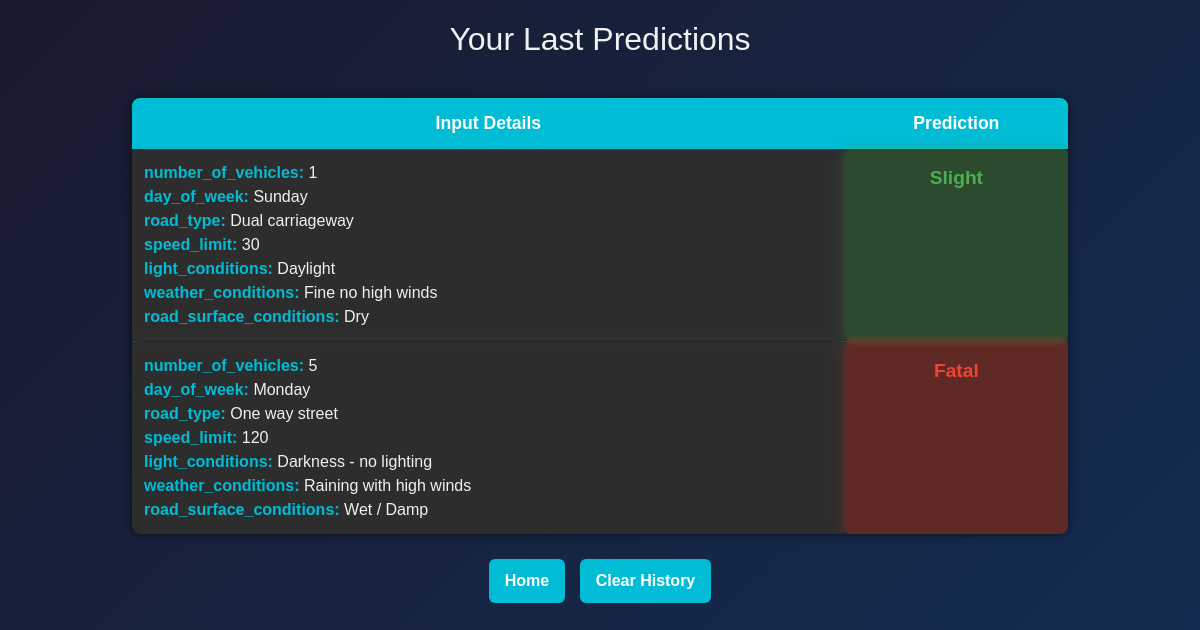
The app's page /history (signed in) with its own data.
### tables this page shows
CREATE TABLE history (
    id INTEGER PRIMARY KEY AUTOINCREMENT,
    username TEXT NOT NULL,
    inputs TEXT,
    prediction TEXT
);

### app.py (the view)
@app.route('/history')
@login_required
def history():
    conn = sqlite3.connect('users.db')
    cursor = conn.cursor()
    cursor.execute('SELECT inputs, prediction FROM history WHERE username=? ORDER BY id DESC LIMIT 5', (session['username'],))
    rows = cursor.fetchall()
    conn.close()
    history_data = []
    for row in rows:
        history_data.append({
            'inputs': json.loads(row[0]),
            'prediction': row[1]
        })
    return render_template('history.html', history=history_data)

### app.py (called while the page is built)
def login_required(f):
    @wraps(f)
    def decorated(*args, **kwargs):
        if 'username' not in session:
            flash('Please register or login first!', 'warning')
            return redirect(url_for('register'))
        return f(*args, **kwargs)
    return decorated

### templates/history.html (shortened to what this page needs)
<!DOCTYPE html>
<html lang="en">
<head>
    <link href="https://cdn.jsdelivr.net/npm/bootstrap@5.3.0/dist/css/bootstrap.min.css" rel="stylesheet">
    <link rel="stylesheet" href="{{ url_for('static', filename='style.css') }}">
</head>
<body>
    <h2>Your Last Predictions</h2>
    <div class="container">
        {% if history %}
            <table>
                <tr>
                    <th>Input Details</th>
                    <th>Prediction</th>
                </tr>
                {% for item in history %}
                <tr>
                    <td class="inputs">
                        {% for key, val in item.inputs.items() %}
                            <b>{{ key }}:</b> {{ val }}<br>
                        {% endfor %}
                    </td>
                    <td class="prediction {{ item.prediction }}">{{ item.prediction }}</td>
                </tr>
                {% endfor %}
            </table>
            <div class="btn-container">
                <a href="{{ url_for('home') }}"><button class="btn">Home</button></a>
                <button class="btn" data-bs-toggle="modal" data-bs-target="#confirmModal">Clear History</button>
            </div>
{% endif %}
    </div>
</body>
</html>

### static/style.css (style rules this page uses)
body { height: 100vh; background: linear-gradient(-45deg, #1a1a2e, #16213e, #0f3460, #1a1a2e); background-size: 400% 400%; animation: gradientMove 12s ease infinite; font-family: 'Poppins', sans-serif; color: #fff; margin: 0; }
.btn { border-radius: 25px; padding: 12px 22px; font-weight: bold; transition: all 0.3s ease; }
.inputs { text-align: left; background: rgba(255, 255, 255, 0.07); backdrop-filter: blur(6px); padding: 15px; border-radius: 10px; color: #f1f1f1; box-shadow: 0 0 10px rgba(0, 188, 212, 0.3); transition: all 0.3s ease; }
.inputs b { color: #00bcd4; }
.prediction { font-weight: bold; text-align: center; font-size: 1.2em; padding: 15px; border-radius: 8px; animation: popIn 0.5s ease; color: #fff; }
.prediction.Slight { background: rgba(76, 175, 80, 0.3); box-shadow: 0 0 8px rgba(76, 175, 80, 0.5); }
.prediction.Fatal { background: rgba(244, 67, 54, 0.3); box-shadow: 0 0 8px rgba(244, 67, 54, 0.5); }

### templates/history.html (style rules this page uses)
h2 { text-align: center; padding: 20px 0; color: #f1f1f1; font-size: 2em; }
.container { width: 80%; margin: 20px auto; }
table { width: 100%; border-collapse: collapse; margin-bottom: 20px; background: #1e1e1e; border-radius: 8px; overflow: hidden; box-shadow: 0 0 10px rgba(0,0,0,0.6); }
th { background: #00bcd4; color: #fff; font-size: 1.1em; padding: 12px; text-align: center; }
td { padding: 10px; border-bottom: 1px solid #444; vertical-align: top; color: #ddd; }
tr:last-child td { border-bottom: none; }
.inputs { background: rgba(255,255,255,0.07); padding: 12px; border-radius: 8px; }
.prediction { font-weight: bold; text-align: center; font-size: 1.2em; padding: 15px; border-radius: 6px; }
.prediction.Slight { color: #4CAF50; }
.prediction.Fatal { color: #f44336; }
.btn-container { text-align: center; margin-top: 20px; }
.btn { background: #00bcd4; color: white; padding: 10px 16px; border: none; border-radius: 6px; cursor: pointer; text-decoration: none; font-size: 1em; margin: 5px; transition: 0.3s ease; }

### records on screen
history: inputs "number_of_vehicles" "day_of_week" "road_type" "speed_limit" "light_conditions" "weather_conditions" "road_surface_conditions", inputs "1" "Sunday" "Dual carriageway" "30" "Daylight" "Fine no high winds" "Dry", prediction "Slight"
history: inputs "number_of_vehicles" "day_of_week" "road_type" "speed_limit" "light_conditions" "weather_conditions" "road_surface_conditions", inputs "5" "Monday" "One way street" "120" "Darkness - no lighting" "Raining with high winds" "Wet / Damp", prediction "Fatal"
